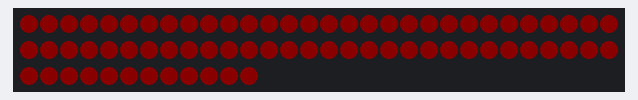
Recording of a sketch running on a simulated ESP8266 (NodeMCU). On the bench: 72 RGB LEDs in strip order, left to right, continuing on the next row. Dim RGB values are drawn brighter than linear; WiFi joins after 1.5 s; servers stay silent unless stated; what the sketch prints to the serial monitor is not drawn.

Above: at 2.06 s.
At 5.88 s:
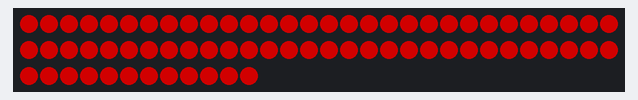

The sketch:

server_neopixel_breathing.ino
```cpp
#include <ArduinoJson.h>
#include <ESP8266WiFi.h>
#include <WebSocketsServer.h>
#include <NeoPixelBus.h>

// WiFi settings
const char* ssid = "Linksys";
const char* password = "1q2w3e4r5T";
IPAddress staticIP(192, 168, 0, 88);
IPAddress gateway(192, 168, 0, 1);
IPAddress subnet(255, 255, 255, 0);

// NeoPixelBus settings
#define NUM_LEDS 72

// Using DMA method; this is specific to GPIO3 (RX)
NeoPixelBus<NeoGrbFeature, NeoEsp8266Dma800KbpsMethod> strip(NUM_LEDS);

// Create a WebSocket server
WebSocketsServer webSocket = WebSocketsServer(81);

unsigned long previousMillis = 0;
const long interval = 50;  // interval to refresh LEDs in milliseconds
int brightness = 0;
int fadeAmount = 5;

void setup() {
  // Initialize Serial
  Serial.begin(115200);

  // Initialize NeoPixelBus
  strip.Begin();
  strip.Show();

  // Connect to Wi-Fi
  WiFi.begin(ssid, password);
  while (WiFi.status() != WL_CONNECTED) {
    delay(1000);
    Serial.println("Connecting to WiFi...");
  }

  // Use static IP
  WiFi.config(staticIP, gateway, subnet);

  Serial.println("Connected to WiFi");
  Serial.print("Connected to SSID: ");
  Serial.println(WiFi.SSID());
  Serial.print("Server IP address: ");
  Serial.println(WiFi.localIP());

  // Start the WebSocket server
  webSocket.begin();
  webSocket.onEvent(webSocketEvent);
}

void loop() {
  webSocket.loop();

  // Current time
  unsigned long currentMillis = millis();

  // Check if one interval has passed; note this will also work if millis() wraps
  if (currentMillis - previousMillis >= interval) {
    previousMillis = currentMillis;

    if(webSocket.connectedClients() == 0) {
      // If no clients are connected, create a fading pattern
      brightness = brightness + fadeAmount;
      if (brightness <= 0 || brightness >= 255) {
        fadeAmount = -fadeAmount;
      }

      RgbColor lightRed(brightness, 0, 0);
      for (int i = 0; i < NUM_LEDS; i++) {
        strip.SetPixelColor(i, lightRed);
      }
      strip.Show();
    }
  }
}

void webSocketEvent(uint8_t num, WStype_t type, uint8_t * payload, size_t length) {
  if (type == WStype_TEXT) {
    DynamicJsonDocument doc(1024);
    deserializeJson(doc, payload);

    JsonArray array = doc.as<JsonArray>();
    for (int i = 0; i < NUM_LEDS; i++) {
      int intensity = array[i];
      RgbColor color(255, 255, 0); // Yellow color
      color.Darken(255 - intensity); // Darken based on the intensity
      strip.SetPixelColor(i, color);
    }

    // Update LEDs
    strip.Show();
  }
}
```
